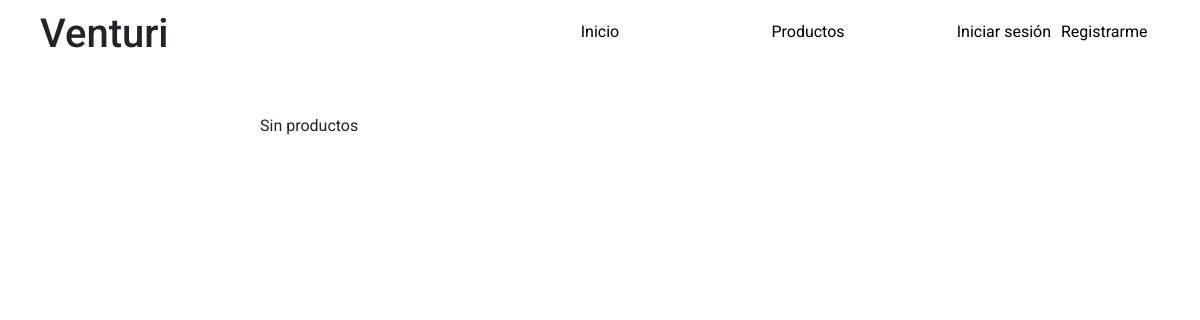
/index.php?section=products, run on an earlier commit of the app's database.
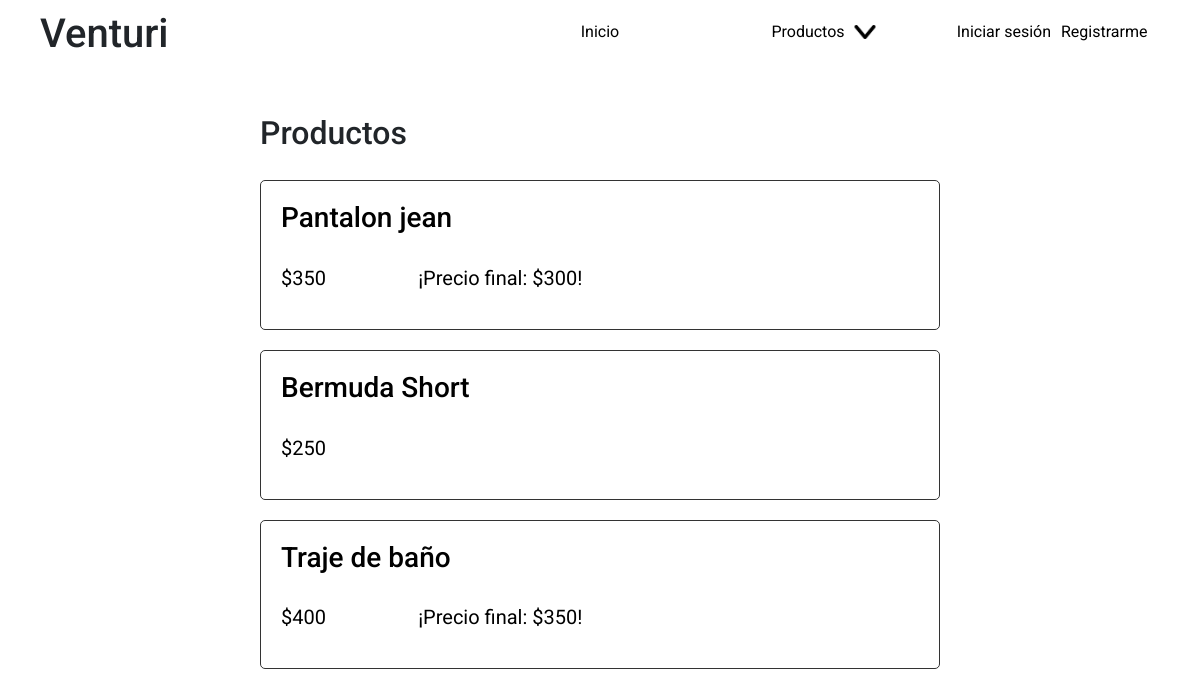
And on a later commit of the database.
### tables this page shows
CREATE TABLE IF NOT EXISTS products (
    id int UNSIGNED NOT NULL AUTO_INCREMENT,
    title varchar(100) NOT NULL,
    description text(1000),
    price int NOT NULL DEFAULT 0,
    discount int DEFAULT NULL,
    stock int NOT NULL DEFAULT 0,
    created_at TIMESTAMP NOT NULL DEFAULT CURRENT_TIMESTAMP,
    updated_at TIMESTAMP NOT NULL DEFAULT CURRENT_TIMESTAMP,
    PRIMARY KEY (id)
);

### back/config/arrays.php (called while the page is built, shortened)
<?php
$views = ['home', 'register', 'login', 'product', 'products', 'profile'];

### back/config/functions/sql.php (called while the page is built, shortened)
<?php
function select($query){
global $cnx;
$matchs = [];
$rta = mysqli_query($cnx, $query);
if(mysqli_num_rows($rta) > 0){
    while($match = mysqli_fetch_assoc($rta)):
        $matchs[] = $match;
    endwhile;
}
return $matchs;
}

### site/views/products.php (the view, shortened to what this page needs)
<?php
    $products = [];
    $category = (empty($_GET['category'])) ? null : $_GET['category'];
    if(is_null($category)){
        $querySelectProducts = <<<SELECTPRODUCTS
        SELECT * FROM products
        SELECTPRODUCTS;
    }
    $rtaSelectProducts = select($querySelectProducts);
    if(count($rtaSelectProducts) > 0){
        $querySelectPhotos = <<<SELECTPHOTOS
        SELECT * FROM products_photos
        SELECTPHOTOS;
        $rtaSelectPhotos = select($querySelectPhotos);
        for ($i=0; $i < count($rtaSelectProducts); $i++) {
            $products[$i]["id"] = $rtaSelectProducts[$i]["id"];
            $products[$i]["title"] = $rtaSelectProducts[$i]["title"];
            $products[$i]["price"] = $rtaSelectProducts[$i]["price"];
            $products[$i]["discount"] = $rtaSelectProducts[$i]["discount"];
            if(count($rtaSelectPhotos) > 0){
                for ($j=0; $j < count($rtaSelectPhotos); $j++) {
                    if($rtaSelectPhotos[$j]["products_id"] == $rtaSelectProducts[$i]["id"]){
                        $products[$i]["images"][$j]["id"] = $rtaSelectPhotos[$j]["id"];
                        $products[$i]["images"][$j]["image"] = $rtaSelectPhotos[$j]["image"];
                        $products[$i]["images"][$j]["products_id"] = $rtaSelectPhotos[$j]["products_id"];
                    }
                }
            }
        }
    }else{
        $products = NULL;
    }
?>
<section id="products">
    <?php if(!is_null($products)): ?>
        <div>
            <h2>Productos<?= (!is_null($category)) ? ' - '.$category : '' ?></h2>
        </div>
        <ul>
            <?php for ($i=0; $i < count($products); $i++): ?>
                <li>
                    <a href="index.php?section=product&id=<?= $products[$i]["id"] ?>">
                        <div>
                            <h3><?= $products[$i]["title"] ?></h3>
                            <div>
                                <p>$<?= $products[$i]["price"] ?></p>
                                <?php if(isset($products[$i]["discount"]) && $products[$i]["discount"] > 0): ?>
                                    <p>¡Precio final: $<?= $products[$i]["discount"] ?>!</p>
                                <?php endif; ?>
                            </div>
                        </div>
                    </a>
                </li>
            <?php endfor; ?>
        </ul>
    <?php else: ?>
        <div>
            <p>Sin productos</p>
        </div>
    <?php endif; ?>
</section>

### index.php (shortened to what this page needs)
<?php
require("./back/config/config.php");
require("./back/config/arrays.php");
require("./back/config/functions/sql.php");
$section = $_GET["section"] ?? "home";
?>
<!DOCTYPE html>
<html lang="es">
<head>
	<link rel="stylesheet" href="https://maxcdn.bootstrapcdn.com/bootstrap/4.0.0/css/bootstrap.min.css">
	<link rel="stylesheet" href="./site/css/index.css">
	<link rel="stylesheet" href="./site/css/header/header.css">
	<link rel="stylesheet" href="./site/css/header/navMenu.css">
	<link rel="stylesheet" href="./site/css/header/subMenuProducts.css">
	<link rel="stylesheet" href="./site/css/header/subMenuUser.css">
	<link rel="stylesheet" href="./site/css/views/register.css">
	<link rel="stylesheet" href="./site/css/views/login.css">
	<link rel="stylesheet" href="./site/css/views/panel/panel.css">
	<link rel="stylesheet" href="./site/css/views/panel/categories.css">
	<link rel="stylesheet" href="./site/css/views/panel/users.css">
	<link rel="stylesheet" href="./site/css/views/panel/products.css">
	<link rel="stylesheet" href="./site/css/views/panel/productEdit.css">
	<link rel="stylesheet" href="./site/css/views/panel/productCreate.css">
	<link rel="stylesheet" href="./site/css/components/input.css">
	<link rel="stylesheet" href="./site/css/components/editPhotosInput.css">
</head>
<body>
	<?php
		require_once("./site/components/header/header.php");
	?>
	<main>
		<?php
		if (in_array($section, $views) && $section !== 'panel'){
			require_once("./site/views/$section.php");
		}else if($section === 'panel'){
			require_once("./site/views/panel/index.php");
		}else{
			require_once("./site/views/error.php");
		}
		?>
	</main>
</body>
</html>

### site/components/header/header.php (shortened to what this page needs)
<header class="fixed-top">
    <div>
        <h1><?= Site_Name; ?></h1>
    </div>
    <?php require_once("./site/components/header/navMenu.php"); ?>
</header>

### site/components/header/navMenu.php
<nav id="navMenu">
    <ul>
        <li><a href="index.php?section=home">Inicio</a></li>
        <?php
            require_once('./site/components/header/submenus/products.php');
            require_once('./site/components/header/submenus/user.php');
        ?>
    </ul>
</nav>

### site/components/header/submenus/products.php (shortened to what this page needs)
<?php
    $categories = [];
    $querySelectCategories = <<<SELECTCATEGORIES
    SELECT * FROM categories;
    SELECTCATEGORIES;
    $rtaSelectCategories = select($querySelectCategories);
    if(count($rtaSelectCategories) > 0){
        $categories = $rtaSelectCategories;
    }
?>
<li id="products-submenu">
    <div>
        <a href="index.php?section=products"><span>Productos</span></a>
        <?php if(count($categories) > 0): ?>
        <button id="DisplayProductSubMenuBtn">Abrir menú</button>
        <?php endif; ?>
    </div>
</li>

### site/components/header/submenus/user.php (shortened to what this page needs)
<li id="user-submenu">
    <?php if(!isset($_SESSION['user']['id'])): ?>
        <div>
            <ul>
                <li><a href="index.php?section=login">Iniciar sesión</a></li>
                <li><a href="index.php?section=register">Registrarme</a></li>
            </ul>
        </div>
    <?php endif; ?>
</li>

### site/css/index.css (style rules this page uses)
* { margin: 0; padding: 0; font-family: 'Roboto', sans-serif; box-sizing: border-box; }
body { max-width: 1920px; margin-left: auto; margin-right: auto; }
main { padding-top: 80px; max-width: 900px; margin-left: auto; margin-right: auto; }

### site/css/header/header.css (style rules this page uses)
header { width: 100%; height: 60px; position: fixed; background-color: white; max-width: 1920px; }
header a { display: block; width: 100%; text-decoration: none; color: black; }
header >div:first-of-type { width: 100%; height: 60px; padding: 10px; display: grid; grid-template-columns: 40px 1fr 40px; }
header >div:first-of-type >h1 { display: flex; align-self: center; justify-self: center; }
@media (min-width: 600px) { header { height: fit-content; display: grid; grid-template-columns: 1fr 1.5fr; padding-left: 30px; padding-right: 30px; } }
@media (min-width: 600px) { header >div { height: fit-content; grid-template-columns: 1fr!important; } }
@media (min-width: 600px) { header >div >h1 { justify-self: flex-start!important; } }

### site/css/header/navMenu.css (style rules this page uses)
#navMenu { width: 100%; height: calc(100vh - 60px); position: absolute; z-index: 2; background-color: rgba(0,0,0, 0.5); transform: translateX(-100%); transition: all 1s; }
#navMenu >ul { width: 80%; height: calc(100vh - 60px); padding: 10px; list-style: none; background-color: white; }
#navMenu >ul >li { width: 100%; display: block; padding: 10px; }
@media (min-width: 600px) { header >nav { height: fit-content!important; position: static!important; transform: translateX(0)!important; background-color: white!important; } }
@media (min-width: 600px) { #navMenu >ul { width: 100%!important; height: fit-content!important; padding: 0!important; display: grid; grid-template-columns: 1fr 1fr 1fr; grid-template-rows: 1fr; float: right; } }
@media (min-width: 600px) { #navMenu >ul >li { width: fit-content!important; display: flex!important; align-self: center; justify-self: center; } }

### site/css/header/subMenuProducts.css (style rules this page uses)
#products-submenu { width: 100%; height: fit-content; list-style: none; }
#products-submenu >div { width: 100%; display: grid; grid-template-columns: 1fr 40px; grid-template-rows: 1fr; }
#products-submenu >div >a { width: 100%; display: grid; grid-template-rows: 1fr; grid-template-columns: 1fr; }
#products-submenu >div >a >span { width: fit-content; height: fit-content; display: flex; align-self: center; justify-self: flex-start; }
#products-submenu >div >button { background-color: transparent; height: 30px; width: 30px; border: 1px solid transparent; background-image: url('../../images/arrow-down.png'); background-repeat: no-repeat; background-position: center; background-size: contain; font-size: 0; }
@media (min-width: 600px) { #products-submenu >div >button { display: flex!important; align-self: center; justify-self: center; } }

### site/css/header/subMenuUser.css (style rules this page uses)
#user-submenu { width: 100%; height: fit-content; list-style: none; }
#user-submenu >div { width: 100%; }
#user-submenu >div >ul { list-style: none; }
#user-submenu >div >ul li { width: 100%; }
#user-submenu >div >ul >li >a { width: 100%; display: block; padding: 10px 0 10px 0; }
#user-submenu >div >ul >li:first-of-type >a { padding-top:0; }
@media (min-width: 600px) { #user-submenu >div >ul { display: grid; grid-template-columns: 1fr 1fr; grid-template-rows: 1fr; grid-gap: 10px; } }
@media (min-width: 600px) { #user-submenu >div >ul >li { display: flex; align-self: center; justify-self: center; } }
@media (min-width: 600px) { #user-submenu >div >ul >li:first-of-type >a { padding-top: 10px; } }

What changed in the data, as far as the page shows it:
added products: title "Pantalon jean", price "350", discount "300"
added products: title "Bermuda Short", price "250"
added products: title "Traje de baño", price "400", discount "350"
Also different on the page:
text no longer shown: "Sin productos"
text now shown: "Productos"
